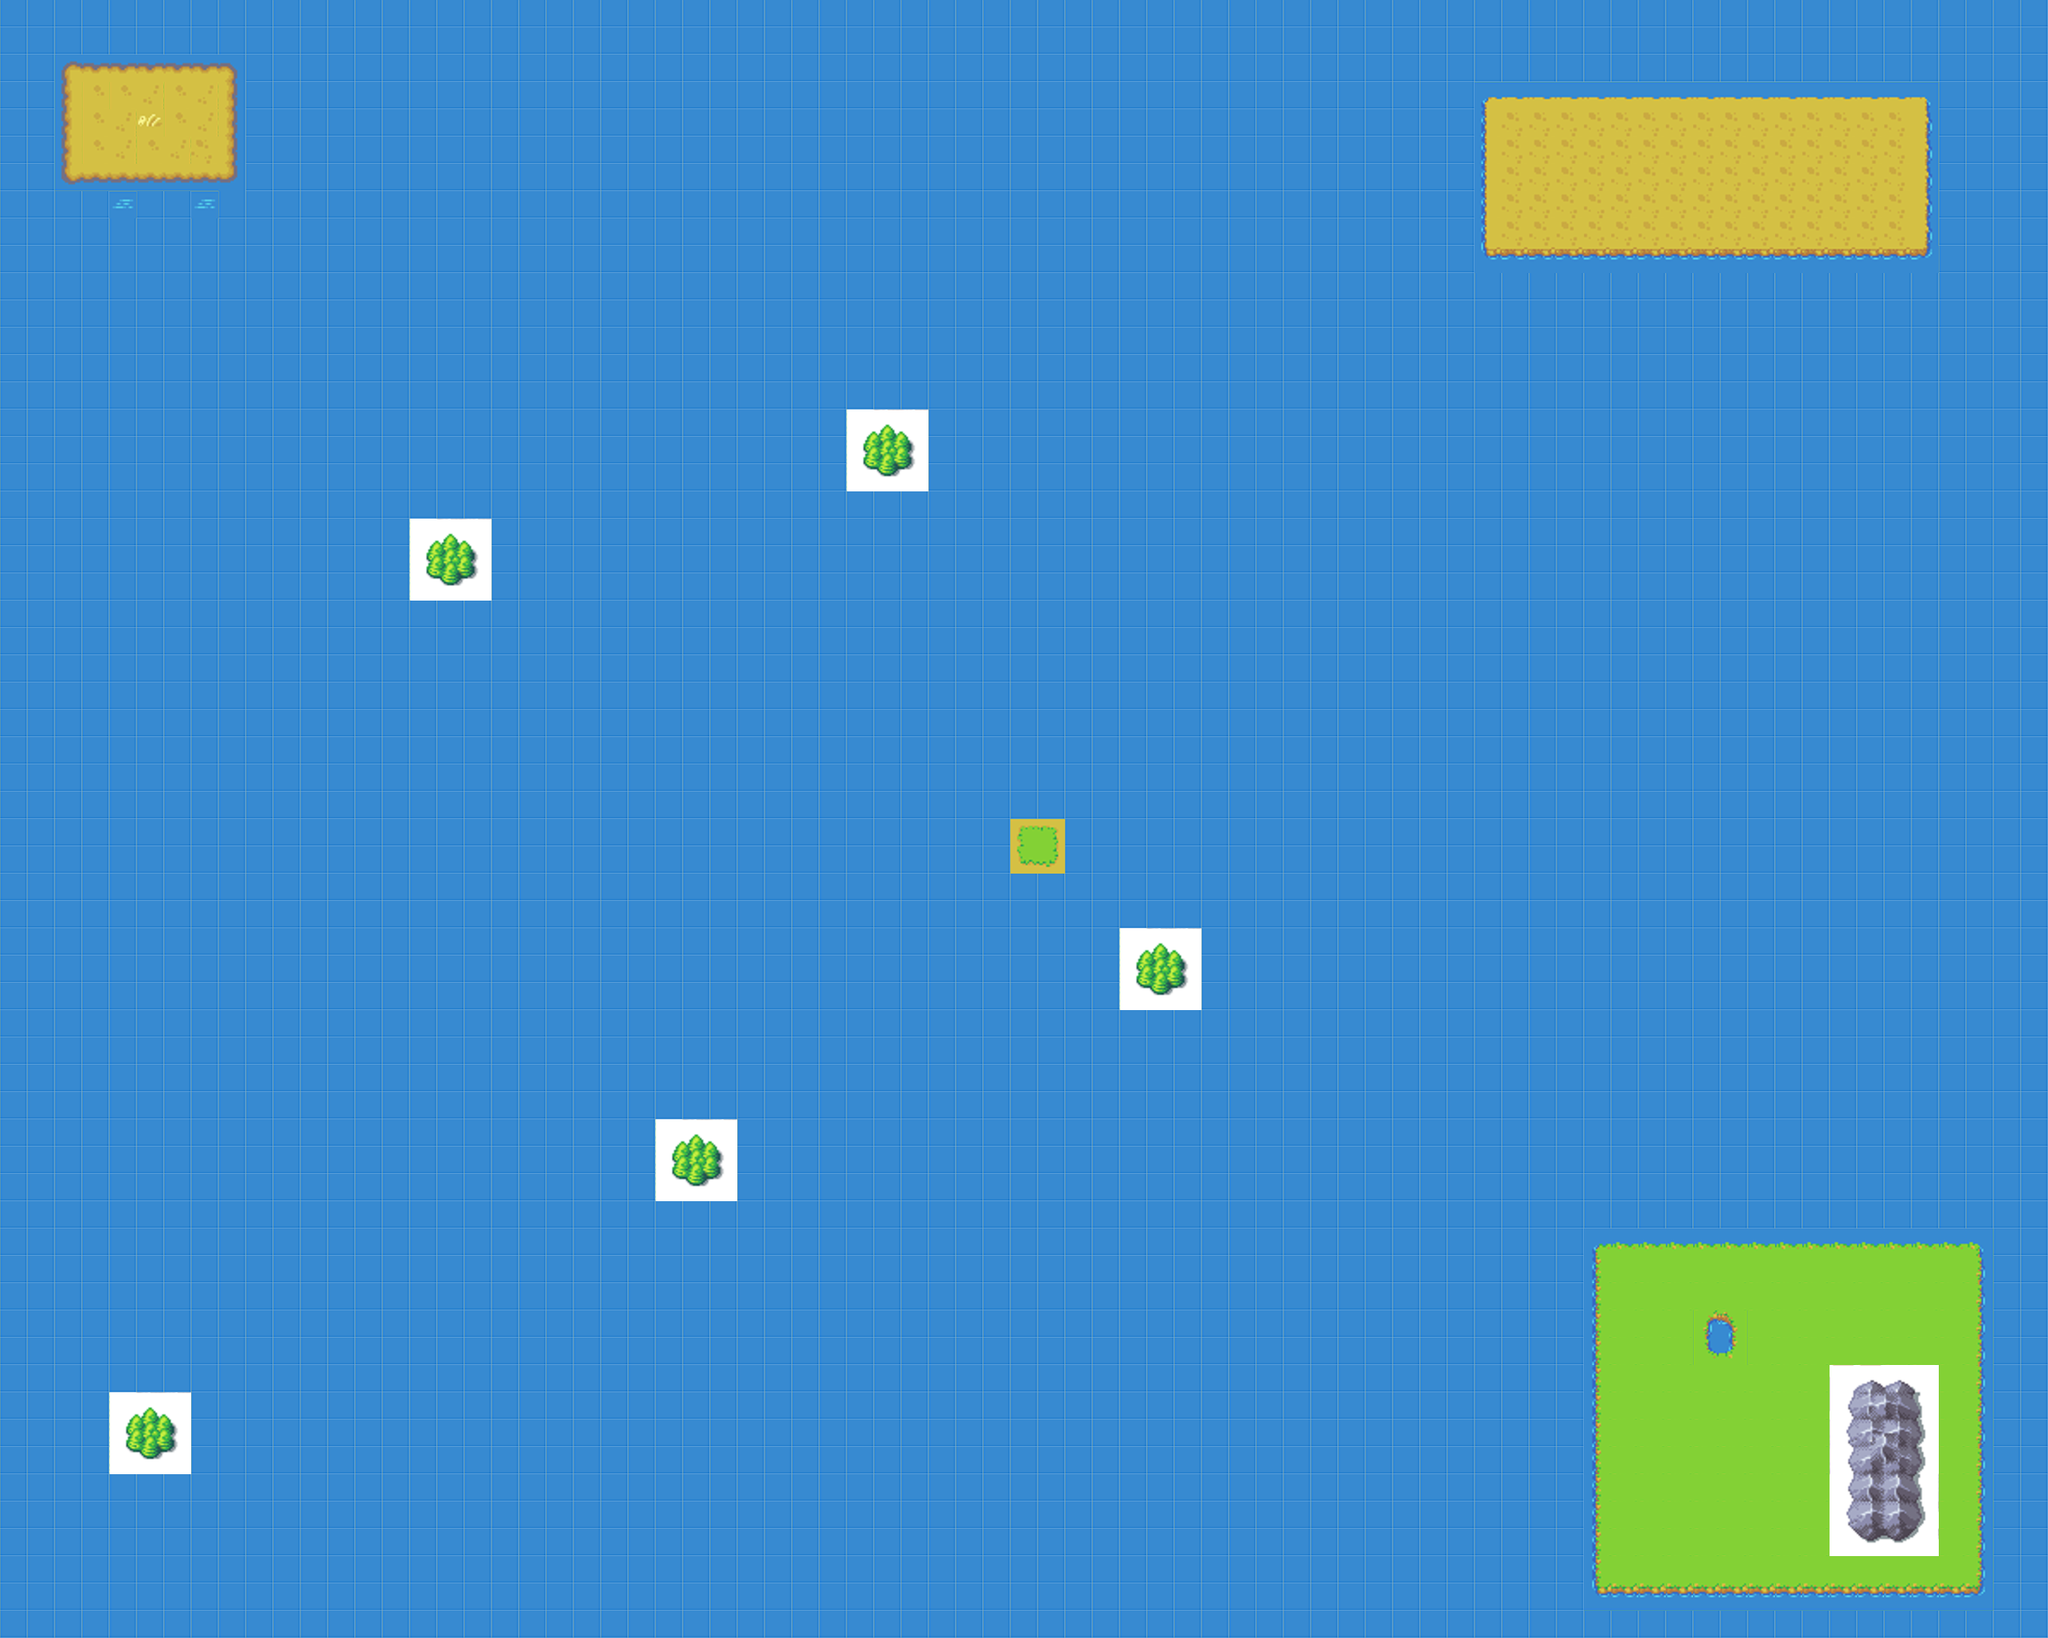

A 2D game scene composited from a Tiled map and its tileset images. What follows is a short description and the map's XML, with each tile layer's data collapsed to a summary:
An orthogonal 75x60 tile map with 32x32 px tiles, 2 tile layers (Tile Layer 1, Tile Layer 2), 2 tilesets.

<map version="1.0" orientation="orthogonal" width="75" height="60" tilewidth="32" tileheight="32">
 <tileset firstgid="1" name="tileset_temp" tilewidth="32" tileheight="32">
  <image source="tileset_temp.png" width="672" height="288" />
 </tileset>
 <tileset firstgid="190" name="tileset_temp" tilewidth="32" tileheight="32">
  <image source="tileset_temp.png" width="672" height="288" />
 </tileset>
 <layer name="Tile Layer 1" width="75" height="60">
  <data>[4500 cells, 4500 non-empty, 48 distinct tile ids]</data>
 </layer>
 <layer name="Tile Layer 2" width="75" height="60">
  <data>[4500 cells, 28 non-empty, 28 distinct tile ids]</data>
 </layer>
</map>
